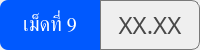
                  <widget class="QFrame" name="thickness_summary_group_9">
                   <property name="minimumSize">
                    <size>
                     <width>0</width>
                     <height>50</height>
                    </size>
                   </property>
                   <property name="maximumSize">
                    <size>
                     <width>16777215</width>
                     <height>50</height>
                    </size>
                   </property>
                   <property name="styleSheet">
                    <string notr="true">color: rgb(255, 255, 255);</string>
                   </property>
                   <layout class="QHBoxLayout" name="horizontalLayout_40">
                    <property name="spacing">
                     <number>0</number>
                    </property>
                    <property name="leftMargin">
                     <number>0</number>
                    </property>
                    <property name="topMargin">
                     <number>0</number>
                    </property>
                    <property name="rightMargin">
                     <number>0</number>
                    </property>
                    <property name="bottomMargin">
                     <number>0</number>
                    </property>
                    <item>
                     <widget class="QLabel" name="thickness_summary_title_9">
                      <property name="minimumSize">
                       <size>
                        <width>85</width>
                        <height>0</height>
                       </size>
                      </property>
                      <property name="font">
                       <font>
                        <family>Kanit</family>
                        <pointsize>15</pointsize>
                        <italic>false</italic>
                        <bold>false</bold>
                        <underline>false</underline>
                        <strikeout>false</strikeout>
                       </font>
                      </property>
                      <property name="styleSheet">
                       <string notr="true">background-color: #0059fe;
border-top-left-radius: 8px;
border-bottom-left-radius: 8px;</string>
                      </property>
                      <property name="text">
                       <string>เม็ดที่ 9</string>
                      </property>
                      <property name="alignment">
                       <set>Qt::AlignmentFlag::AlignCenter</set>
                      </property>
                     </widget>
                    </item>
                    <item>
                     <widget class="QFrame" name="thickness_summary_frame_9">
                      <property name="styleSheet">
                       <string notr="true">border: solid;
border-width: 1px;
border-color: rgb(121, 121, 121);
border-top-right-radius: 8px;
border-bottom-right-radius: 8px;</string>
                      </property>
                      <property name="frameShape">
                       <enum>QFrame::Shape::StyledPanel</enum>
                      </property>
                      <property name="frameShadow">
                       <enum>QFrame::Shadow::Raised</enum>
                      </property>
                      <layout class="QHBoxLayout" name="horizontalLayout_41">
                       <item>
                        <widget class="QLabel" name="thickness_summary_9">
                         <property name="font">
                          <font>
                           <family>Kanit</family>
                           <pointsize>18</pointsize>
                          </font>
                         </property>
                         <property name="styleSheet">
                          <string notr="true">border: none;
color: rgb(72, 72, 72);</string>
                         </property>
                         <property name="text">
                          <string>XX.XX</string>
                         </property>
                         <property name="alignment">
                          <set>Qt::AlignmentFlag::AlignCenter</set>
                         </property>
                        </widget>
                       </item>
                      </layout>
                     </widget>
                    </item>
                   </layout>
                  </widget>
